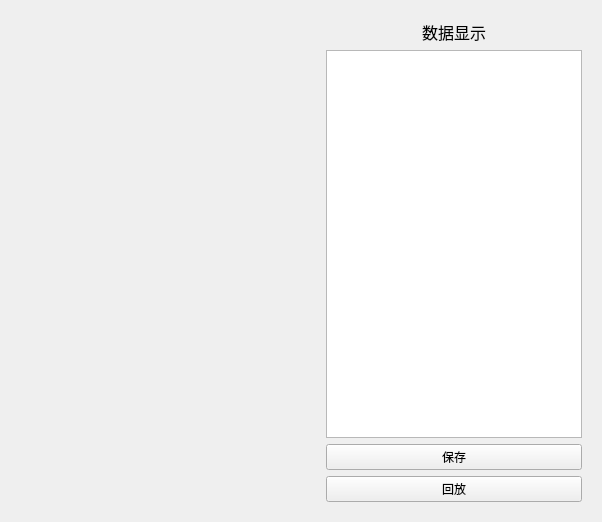
      <widget class="QWidget" name="tab_3">
       <attribute name="title">
        <string>实时数据显示</string>
       </attribute>
       <layout class="QHBoxLayout" name="horizontalLayout">
        <item>
         <widget class="QStackedWidget" name="stackedWidget">
          <property name="minimumSize">
           <size>
            <width>300</width>
            <height>500</height>
           </size>
          </property>
          <property name="currentIndex">
           <number>-1</number>
          </property>
         </widget>
        </item>
        <item>
         <widget class="QStackedWidget" name="stackedWidget_2">
          <widget class="QWidget" name="stackedWidgetPage1">
           <layout class="QGridLayout" name="gridLayout">
            <item row="4" column="0">
             <widget class="QPushButton" name="pushButton_open">
              <property name="text">
               <string>回放</string>
              </property>
             </widget>
            </item>
            <item row="1" column="0">
             <widget class="QTextBrowser" name="textBrowser_12"/>
            </item>
            <item row="0" column="0">
             <widget class="QLabel" name="label_2">
              <property name="font">
               <font>
                <pointsize>12</pointsize>
               </font>
              </property>
              <property name="text">
               <string>数据显示</string>
              </property>
              <property name="alignment">
               <set>Qt::AlignCenter</set>
              </property>
             </widget>
            </item>
            <item row="3" column="0">
             <widget class="QPushButton" name="pushButton_save">
              <property name="text">
               <string>保存</string>
              </property>
             </widget>
            </item>
           </layout>
          </widget>
         </widget>
        </item>
       </layout>
      </widget>
